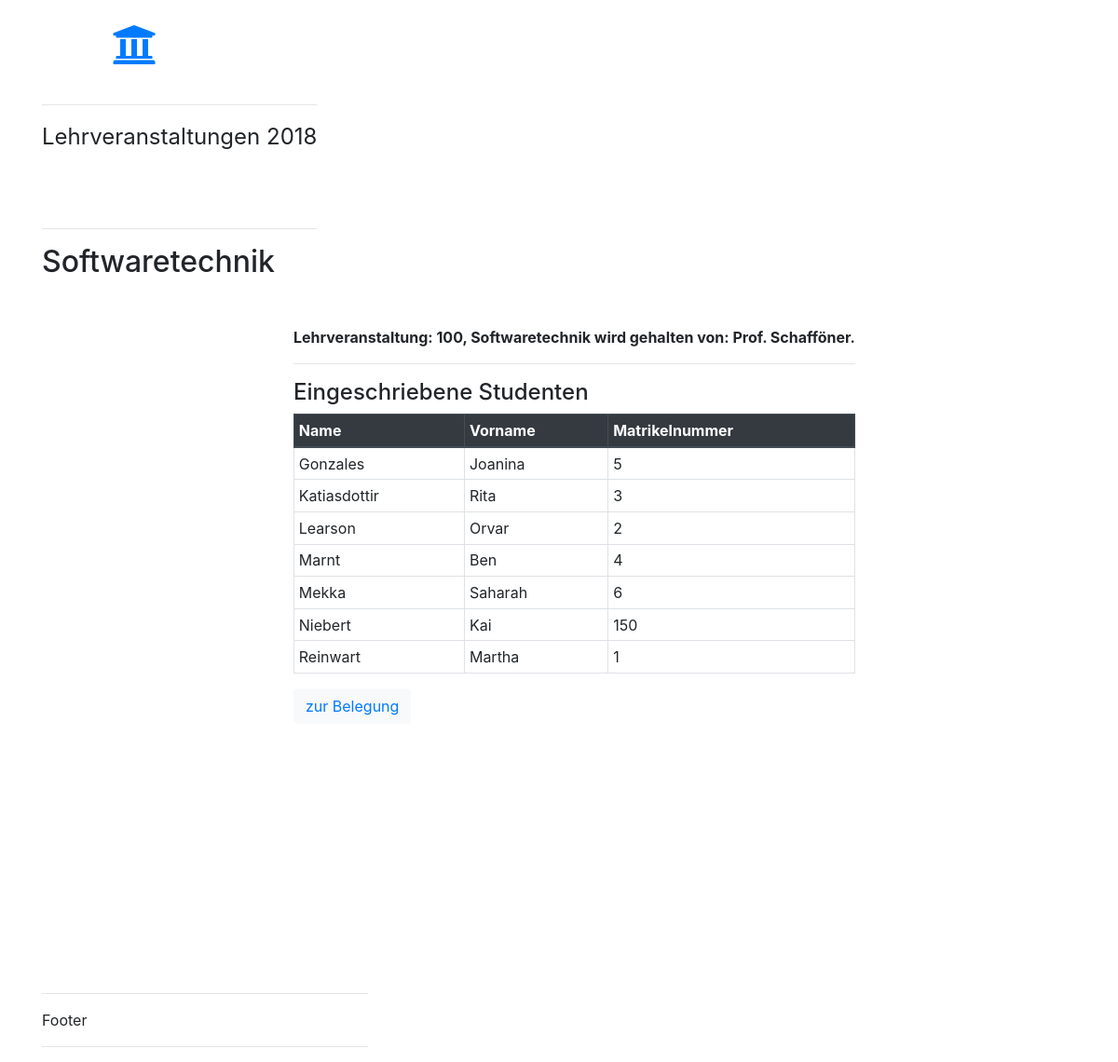
The app's page /belegungen/1/ with its own data.
### belegungen/models.py (models this page shows, shortened)
class Lehrveranstaltung(models.Model):
    lv_nr = models.IntegerField(default=100)
    lv_name = models.CharField(max_length=200)
    doz_name = models.CharField(max_length=150)
    stud = models.ManyToManyField(Student)
    objects = models.Manager()

class Student(models.Model):
    matrikel_nr = models.IntegerField(default=0)
    stud_name = models.CharField(max_length=150)
    stud_vorname = models.CharField(max_length=150)

### belegungen/views.py (the view)
# urls.py: path('<int:lv_id>/', views.modul_detail, name='modul_detail'),
def modul_detail(request, lv_id):  # zeigt welche Matrikelnummern zugehörig sind und zählt sie zusammen
    lv = get_object_or_404(Lehrveranstaltung, pk=lv_id)  # statt einen try block zu verwenden
    student = Student.objects.order_by('stud_name')
    return render(request, 'belegungen/modul_detail.html', {'page_title': lv.lv_name, 'lv': lv, 'student': student, })

### belegungen/templates/belegungen/modul_detail.html
{%  extends 'belegungen/base.html' %}
{% block main_content %}
    <p>
        <b>Lehrveranstaltung: {{ lv.lv_nr }}, {{ lv.lv_name }} wird gehalten von: {{ lv.doz_name }}. </b>
    </p>
    <hr>
    <h4>Eingeschriebene Studenten</h4>
    <table class="table table-sm table-hover table-bordered">
        <thead class="thead-dark">
        <tr>
            <th>Name</th>
            <th>Vorname</th>
            <th>Matrikelnummer</th>
        </tr>
        </thead>
        {% for s in student%}
            <tr>
                <td>{{ s.stud_name }}</td>
                <td>{{ s.stud_vorname }}</td>
                <td>{{ s.matrikel_nr }}</td>
            </tr>
        {% endfor %}
    </table>
    <button type="button" class="btn btn-light">
        <a href="{% url "belegungen:modulwahl" %}">zur Belegung</a>
    </button>
{% endblock %}

### belegungen/templates/belegungen/base.html (shortened to what this page needs)
<!DOCTYPE html>
<html lang="en">
<head>
    <link rel="stylesheet" href="https://stackpath.bootstrapcdn.com/bootstrap/4.2.1/css/bootstrap.min.css"
>
    <link rel="stylesheet" href="https://use.fontawesome.com/releases/v5.6.3/css/all.css"
>
</head>
<body>
<header>
    <nav>
        <a href="{% url "belegungen:index" %}" class="fas fa-university fa-3x" style="margin: 3vh 10vw"></a>
    </nav>
    <div class="c1 container">
        <div class="hdr row ">
            <div class="left col col-auto">
                {% block header_content_left %}
                    <hr>
                    <p style="height: 100px; font-size:3vh">Lehrveranstaltungen 2018</p>
                    <hr>
                    <h2 class="titel" style="margin: 0 auto 50px auto">{{ page_title }}</h2>
                {% endblock %}
            </div>
            <div class="center col-auto">
            </div>
            <div class="right col col-6">
            </div>
        </div>
    </div>
</header>
<main>
<div class="c2 container-fluid" style="min-height: 700px">
    <div class="row">
        <div class="left col col-3">
        </div>
        <div class="center col-auto">
            {% block main_content %}
            {% endblock %}
        </div>
        <div class="right col col-2">
        </div>
    </div>
</div>
</main>
<footer>
    <div class="c3 container">
        <div class="ft row ">
            <div class="left col col-4">
                {% block footer_content_left %}
                    {% include "belegungen/footer.html" %}
                {% endblock %}
            </div>
            <div class="center col-auto">
            </div>
            <div class="right col col-6">
            </div>
        </div>
    </div>
</footer>
</body>
</html>

### records on screen
Lehrveranstaltung: lv_name "Softwaretechnik", lv_nr "100", doz_name "Prof. Schafföner"
Student: stud_name "Gonzales", stud_vorname "Joanina", matrikel_nr "5"
Student: stud_name "Katiasdottir", stud_vorname "Rita", matrikel_nr "3"
Student: stud_name "Learson", stud_vorname "Orvar", matrikel_nr "2"
Student: stud_name "Marnt", stud_vorname "Ben", matrikel_nr "4"
Student: stud_name "Mekka", stud_vorname "Saharah", matrikel_nr "6"
Student: stud_name "Niebert", stud_vorname "Kai", matrikel_nr "150"
Student: stud_name "Reinwart", stud_vorname "Martha", matrikel_nr "1"
